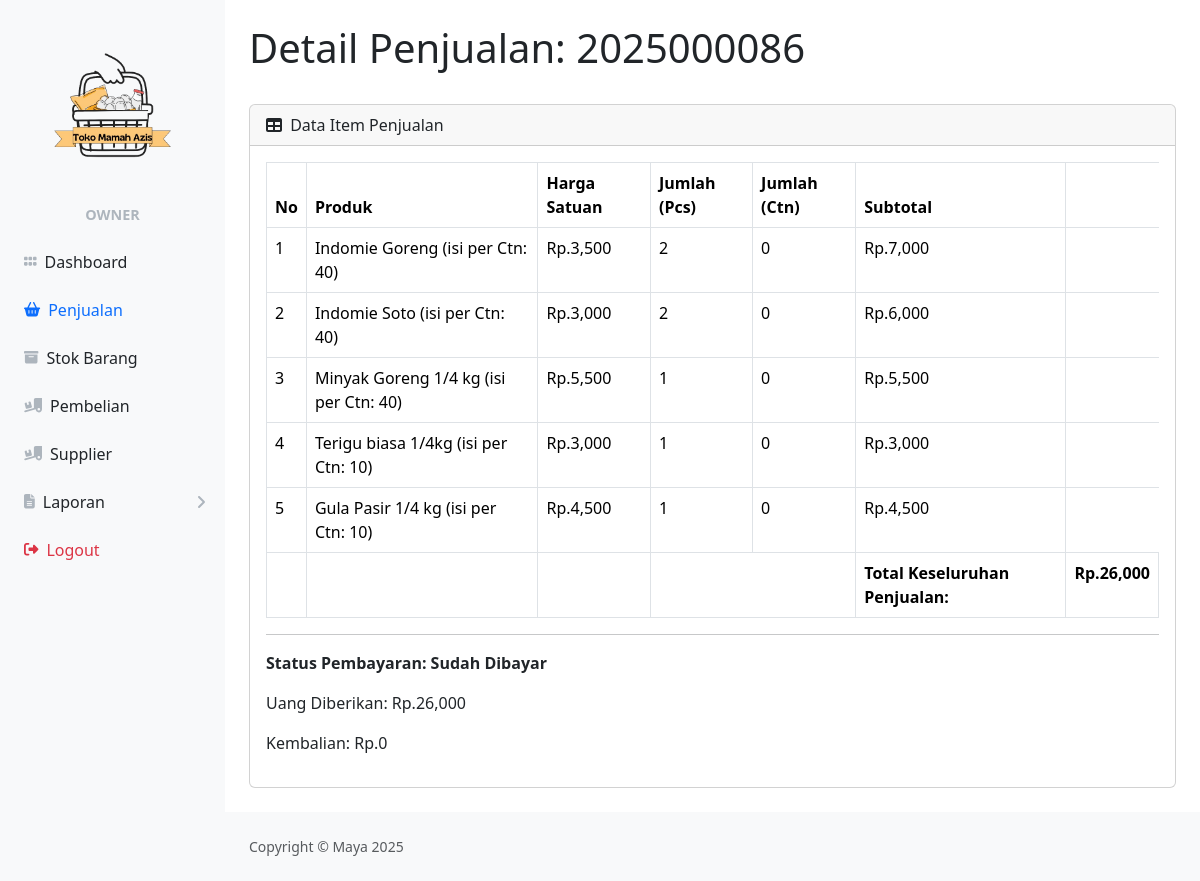
The app's page /owner/view_penjualan.php?idp=2025000086 (signed in) with its own data.
### tables this page shows
CREATE TABLE `detailpenjualan` (
  `iddetailpenjualan` int(11) NOT NULL,
  `idpenjualan` int(11) NOT NULL,
  `idproduk` int(11) NOT NULL,
  `jumlah` int(11) NOT NULL
);

CREATE TABLE `produk` (
  `idproduk` int(11) NOT NULL,
  `namaproduk` varchar(20) NOT NULL,
  `hargajual` int(11) NOT NULL,
  `hargamodal` int(11) NOT NULL,
  `isi_pcs_per_ctn` int(11) NOT NULL,
  `stock` int(11) NOT NULL,
  `updated_at` datetime DEFAULT current_timestamp() ON UPDATE current_timestamp(),
  `satuan` varchar(20) NOT NULL DEFAULT 'Pcs'
);

CREATE TABLE `penjualan` (
  `idpenjualan` int(11) NOT NULL,
  `tanggal` timestamp NOT NULL DEFAULT current_timestamp(),
  `idkasir` int(11) NOT NULL,
  `jumlah_bayar` decimal(10,2) DEFAULT 0.00,
  `kembalian` decimal(10,2) DEFAULT 0.00
);

### owner/view_penjualan.php (the view, shortened to what the rows shown need)
<?php
    require '../ceklogin.php';
    $idpenjualan_dari_url = isset($_GET['idp']) ? mysqli_real_escape_string($c, $_GET['idp']) : '';
?>
<!DOCTYPE html>
<html lang="en">
    <head>
        <link href="https://cdn.jsdelivr.net/npm/simple-datatables@7.1.2/dist/style.min.css" rel="stylesheet" />
        <link href="../css/styles.css" rel="stylesheet" />
        <link href="https://cdn.jsdelivr.net/npm/bootstrap@5.3.3/dist/css/bootstrap.min.css" rel="stylesheet">
    </head>
    <body>
        <div id="layoutSidenav">
            <div id="layoutSidenav_content">
                <main>
                    <div class="container-fluid px-4 ">
                        <h1 class="mt-4">Detail Penjualan: <?=$idpenjualan_dari_url;?> <br>
                        </h1> <br>
                        <div class="card mb-4">
                            <div class="card-body">
                                <table id="datatablesSimple" class="table table-bordered">
                                    <thead>
                                        <tr>
                                            <th>No</th>
                                            <th>Produk</th>
                                            <th>Harga Satuan</th>
                                            <th>Jumlah (Pcs)</th>
                                            <th>Jumlah (Ctn)</th>
                                            <th>Subtotal</th>
                                        </tr>
                                    </thead>
                                    <tbody>
                                        <?php
                                        $get_detail_penjualan = mysqli_query($c, "SELECT dp.*, pr.namaproduk, pr.hargajual, pr.isi_pcs_per_ctn FROM detailpenjualan dp JOIN produk pr ON dp.idproduk = pr.idproduk WHERE dp.idpenjualan = '$idpenjualan_dari_url'");
                                        $j = 1;
                                        $grand_total_penjualan = 0;
                                        while ($detail = mysqli_fetch_array($get_detail_penjualan)) {
                                            $namaproduk = $detail['namaproduk'];
                                            $hargajual = $detail['hargajual'];
                                            $jumlah_item = $detail['jumlah'];
                                            $subtotal_item = $hargajual * $jumlah_item;
                                            $grand_total_penjualan += $subtotal_item;
                                            $isi_pcs_per_ctn = $detail['isi_pcs_per_ctn'];
                                            $jumlah_ctn_dus_display = "0";
                                            if ($isi_pcs_per_ctn > 0) {
                                                $jumlah_ctn_dus_whole = floor($jumlah_item / $isi_pcs_per_ctn);
                                                $jumlah_ctn_dus_display = $jumlah_ctn_dus_whole;
                                            } else {
                                                $jumlah_ctn_dus_display = "0";
                                            }
                                        ?>
                                            <tr>
                                                <td><?= $j++; ?></td>
                                                <td><?= $namaproduk; ?> (isi per Ctn: <?=$isi_pcs_per_ctn?>)</td>
                                                <td>Rp.<?= number_format($hargajual); ?></td>
                                                <td><?= $jumlah_item; ?></td>
                                                <td><?= $jumlah_ctn_dus_display; ?></td>
                                                <td>Rp.<?= number_format($subtotal_item); ?></td>
                                            </tr>
                                        <?php
                                        }
                                        ?>
                                    </tbody>
                                </table>
                                <?php
                                $query_pembayaran = mysqli_query($c, "SELECT jumlah_bayar, kembalian FROM penjualan WHERE idpenjualan = '$idpenjualan_dari_url'");
                                $data_pembayaran = mysqli_fetch_array($query_pembayaran);
                                $jumlah_bayar_sebelumnya = $data_pembayaran['jumlah_bayar'] ?? 0;
                                $kembalian_sebelumnya = $data_pembayaran['kembalian'] ?? 0;
                                if ($jumlah_bayar_sebelumnya == 0) {
                                ?>
                                    <hr>
                                    <h4>Proses Pembayaran</h4>
                                    <form method="post" id="paymentForm">
                                        <input type="hidden" name="idpenjualan_bayar" value="<?= htmlspecialchars($idpenjualan_dari_url); ?>">
                                        <div class="mb-3">
                                            <label for="grand_total_display" class="form-label">Total Pembayaran:</label>
                                            <input type="text" class="form-control" id="grand_total_display" value="Rp. <?= number_format($grand_total_penjualan, 0, ',', '.'); ?>" readonly>
                                            <input type="hidden" id="grand_total_hidden" value="<?= htmlspecialchars($grand_total_penjualan); ?>">
                                        </div>
                                        <!-- <div class="mb-3">
                                            <label for="cash_input" class="form-label">Uang Tunai Diberikan (Cash):</label>
                                            <input type="number" class="form-control" id="cash_input" name="cash_input" min="<?= htmlspecialchars($grand_total_penjualan); ?>" required>
                                        </div> -->
                                        <div class="mb-3">
                                            <label for="kembalian_hitung" class="form-label">Kembalian:</label>
                                            <input type="text" class="form-control" id="kembalian_hitung" name="kembalian_hitung" readonly value="Rp. 0">
                                        </div>
                                        <input type="hidden" name="cetak_struk" id="cetak_struk_input" value="true">
                                    </form>
                                    <script>
                                        document.addEventListener('DOMContentLoaded', function() {
                                            const cashInput = document.getElementById('cash_input');
                                            const kembalianInput = document.getElementById('kembalian_hitung');
                                            const grandTotalHidden = document.getElementById('grand_total_hidden');
                                            const grandTotalPenjualan = parseFloat(grandTotalHidden.value);
                                            const btnBayar = document.getElementById('btn_bayar'); // Ubah id tombol
                                            const paymentForm = document.getElementById('paymentForm'); // Dapatkan form
                                            const cetakStrukInput = document.getElementById('cetak_struk_input'); // Input hidden untuk cetak struk
                                            const ctkStruk = document.getElementById('ctkStruk'); // Input hidden untuk cetak struk
                                            function calculateKembalian() {
                                                const cashGiven = parseFloat(cashInput.value);
                                                let kembalian = 0;
                                                if (isNaN(cashGiven) || cashGiven < grandTotalPenjualan) {
                                                    kembalianInput.value = 'Uang Kurang';
                                                    btnBayar.disabled = true; // Disable tombol jika uang kurang
                                                    ctkStruk.disabled = true; // Disable tombol jika uang kurang
                                                    cashInput.classList.add('is-invalid');
                                                    cashInput.classList.remove('is-valid');
                                                } else {
                                                    kembalian = cashGiven - grandTotalPenjualan;
                                                    kembalianInput.value = 'Rp. ' + kembalian.toLocaleString('id-ID');
                                                    btnBayar.disabled = false; // Enable tombol
                                                    ctkStruk.disabled = false; // Enable tombol
                                                    cashInput.classList.remove('is-invalid');
                                                    cashInput.classList.add('is-valid');
                                                }
                                            }
                                            cashInput.addEventListener('input', calculateKembalian);
                                            // Tambahkan event listener untuk tombol "Bayar"
                                            btnBayar.addEventListener('click', function(event) {
                                                // Cek kembali validasi sebelum menampilkan alert
                                                const cashGiven = parseFloat(cashInput.value);
                                                if (isNaN(cashGiven) || cashGiven < grandTotalPenjualan) {
                                                    alert('Jumlah uang tunai tidak valid atau kurang dari total pembayaran.');
                                                    event.preventDefault(); // Mencegah form submit
                                                    return;
                                                }
                                                const konfirmasiCetak = confirm('Ingin Cetak Struk?');
                                                if (konfirmasiCetak) {
                                                    cetakStrukInput.value = 'true'; // Set value ke 'true' jika OK
                                                } else {
                                                    cetakStrukInput.value = 'false'; // Set value ke 'false' jika Batal
                                                }
                                                // Biarkan form submit secara normal setelah konfirmasi
                                            });
                                            // Panggil sekali saat DOM siap untuk menginisialisasi jika ada nilai awal
                                            calculateKembalian();
                                        });
                                    </script>
                                <?php } else { ?>
                                    <hr>
                                    <p><strong>Status Pembayaran: Sudah Dibayar</strong></p>
                                    <p>Uang Diberikan: Rp.<?= number_format($jumlah_bayar_sebelumnya); ?></p>
                                    <p>Kembalian: Rp.<?= number_format($kembalian_sebelumnya); ?></p>
                                <?php } ?>
                            </div>
                        </div>
                    </div>
                </main>
            </div>
        </div>
</body>
</html>

### records on screen
detailpenjualan: idproduk.namaproduk "Indomie Goreng", idproduk.isi_pcs_per_ctn "40", idproduk.hargajual "3,500", jumlah "2", jumlah.isi_pcs_per_ctn "0", subtotal_item "7,000"
detailpenjualan: idproduk.namaproduk "Indomie Soto", idproduk.isi_pcs_per_ctn "40", idproduk.hargajual "3,000", jumlah "2", jumlah.isi_pcs_per_ctn "0", subtotal_item "6,000"
detailpenjualan: idproduk.namaproduk "Minyak Goreng 1/4 kg", idproduk.isi_pcs_per_ctn "40", idproduk.hargajual "5,500", jumlah "1", jumlah.isi_pcs_per_ctn "0", subtotal_item "5,500"
detailpenjualan: idproduk.namaproduk "Terigu biasa 1/4kg", idproduk.isi_pcs_per_ctn "10", idproduk.hargajual "3,000", jumlah "1", jumlah.isi_pcs_per_ctn "0", subtotal_item "3,000"
detailpenjualan: idproduk.namaproduk "Gula Pasir 1/4 kg", idproduk.isi_pcs_per_ctn "10", idproduk.hargajual "4,500", jumlah "1", jumlah.isi_pcs_per_ctn "0", subtotal_item "4,500"
penjualan: jumlah_bayar "26,000", kembalian "0"

### other values on screen
$roleName "OWNER"
$idpenjualan_dari_url "2025000086"
$grand_total_penjualan "26,000"
